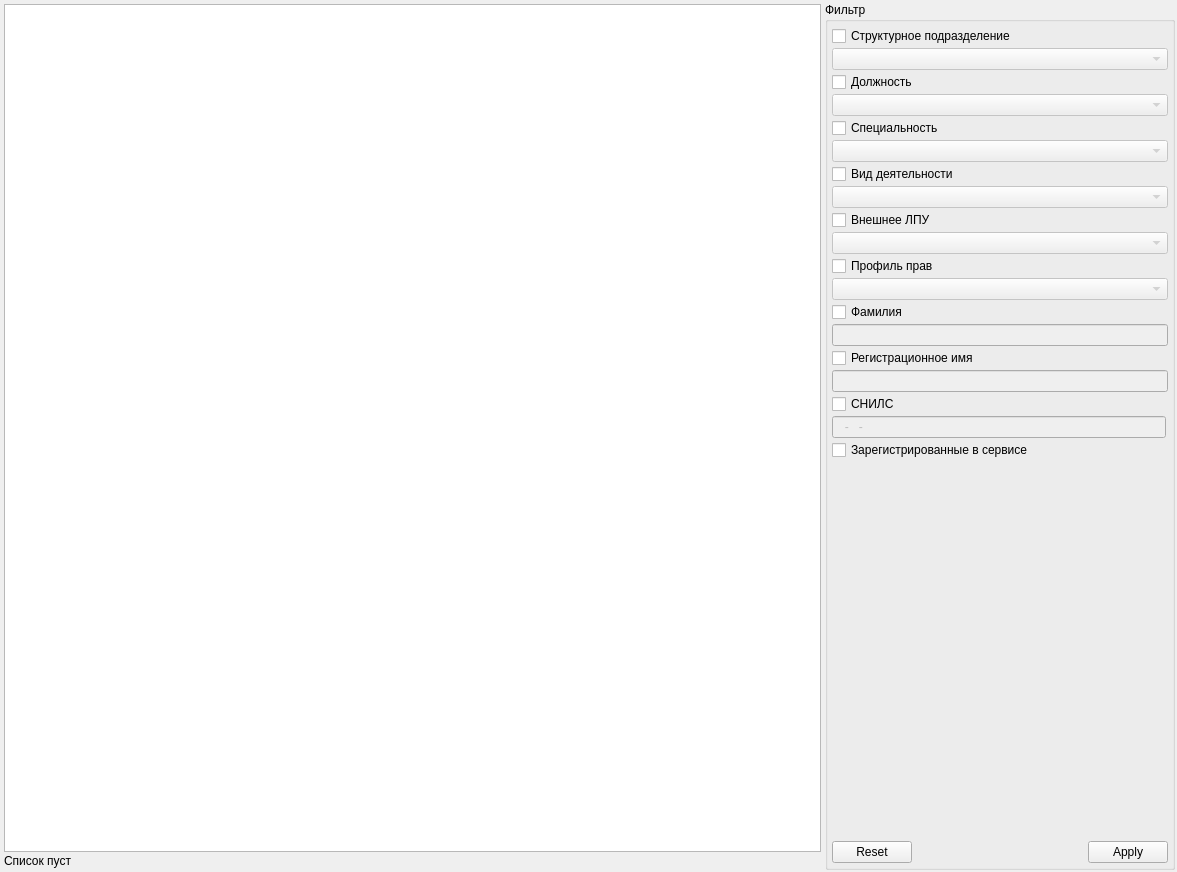
<?xml version="1.0" encoding="UTF-8"?>
<ui version="4.0">
 <class>DistantMonitoringPersonPage</class>
 <widget class="QWidget" name="DistantMonitoringPersonPage">
  <property name="geometry">
   <rect>
    <x>0</x>
    <y>0</y>
    <width>1177</width>
    <height>872</height>
   </rect>
  </property>
  <property name="windowTitle">
   <string>Регистрация врача</string>
  </property>
  <layout class="QHBoxLayout" name="horizontalLayout">
   <property name="spacing">
    <number>2</number>
   </property>
   <property name="margin">
    <number>2</number>
   </property>
   <item>
    <widget class="QWidget" name="grpTables" native="true">
     <layout class="QGridLayout" name="gridLayout_3">
      <property name="margin">
       <number>2</number>
      </property>
      <property name="spacing">
       <number>2</number>
      </property>
      <item row="1" column="0">
       <widget class="QLabel" name="lblRecordCount">
        <property name="text">
         <string>Список пуст</string>
        </property>
       </widget>
      </item>
      <item row="0" column="0" colspan="2">
       <widget class="CTableView" name="tblPersonList">
        <property name="selectionBehavior">
         <enum>QAbstractItemView::SelectRows</enum>
        </property>
       </widget>
      </item>
     </layout>
    </widget>
   </item>
   <item>
    <widget class="QGroupBox" name="grpFilter">
     <property name="sizePolicy">
      <sizepolicy hsizetype="Fixed" vsizetype="Preferred">
       <horstretch>0</horstretch>
       <verstretch>0</verstretch>
      </sizepolicy>
     </property>
     <property name="minimumSize">
      <size>
       <width>350</width>
       <height>0</height>
      </size>
     </property>
     <property name="maximumSize">
      <size>
       <width>350</width>
       <height>16777215</height>
      </size>
     </property>
     <property name="title">
      <string>Фильтр</string>
     </property>
     <property name="flat">
      <bool>false</bool>
     </property>
     <layout class="QGridLayout" name="gridLayout">
      <property name="margin">
       <number>4</number>
      </property>
      <property name="spacing">
       <number>2</number>
      </property>
      <item row="14" column="0">
       <widget class="QCheckBox" name="chkUserLogin">
        <property name="text">
         <string>Регистрационное имя</string>
        </property>
       </widget>
      </item>
      <item row="8" column="0">
       <widget class="QCheckBox" name="chkLPU">
        <property name="text">
         <string>Внешнее ЛПУ</string>
        </property>
       </widget>
      </item>
      <item row="10" column="0">
       <widget class="QCheckBox" name="chkUserProfile">
        <property name="text">
         <string>Профиль прав</string>
        </property>
       </widget>
      </item>
      <item row="6" column="0">
       <widget class="QCheckBox" name="chkActivity">
        <property name="text">
         <string>Вид деятельности</string>
        </property>
       </widget>
      </item>
      <item row="12" column="0">
       <widget class="QCheckBox" name="chkLastName">
        <property name="text">
         <string>Фамилия</string>
        </property>
       </widget>
      </item>
      <item row="19" column="0" colspan="2">
       <spacer name="verticalSpacer_8">
        <property name="orientation">
         <enum>Qt::Vertical</enum>
        </property>
        <property name="sizeHint" stdset="0">
         <size>
          <width>591</width>
          <height>316</height>
         </size>
        </property>
       </spacer>
      </item>
      <item row="20" column="0" colspan="2">
       <widget class="CApplyResetDialogButtonBox" name="buttonBoxFilter">
        <property name="orientation">
         <enum>Qt::Horizontal</enum>
        </property>
        <property name="standardButtons">
         <set>QDialogButtonBox::Apply|QDialogButtonBox::Reset</set>
        </property>
       </widget>
      </item>
      <item row="0" column="0">
       <widget class="QCheckBox" name="chkStrPodr">
        <property name="text">
         <string>Структурное подразделение</string>
        </property>
       </widget>
      </item>
      <item row="1" column="0" colspan="2">
       <widget class="COrgStructureComboBox" name="cmbStrPodr">
        <property name="enabled">
         <bool>false</bool>
        </property>
       </widget>
      </item>
      <item row="3" column="0" colspan="2">
       <widget class="CRBComboBox" name="cmbPost">
        <property name="enabled">
         <bool>false</bool>
        </property>
       </widget>
      </item>
      <item row="9" column="0" colspan="2">
       <widget class="QComboBox" name="cmbLPU">
        <property name="enabled">
         <bool>false</bool>
        </property>
       </widget>
      </item>
      <item row="13" column="0" colspan="2">
       <widget class="QLineEdit" name="edtLastName">
        <property name="enabled">
         <bool>false</bool>
        </property>
       </widget>
      </item>
      <item row="11" column="0" colspan="2">
       <widget class="CRBComboBox" name="cmbUserProfile">
        <property name="enabled">
         <bool>false</bool>
        </property>
       </widget>
      </item>
      <item row="7" column="0" colspan="2">
       <widget class="CRBComboBox" name="cmbActivity">
        <property name="enabled">
         <bool>false</bool>
        </property>
       </widget>
      </item>
      <item row="5" column="0" colspan="2">
       <widget class="CRBComboBox" name="cmbSpeciality">
        <property name="enabled">
         <bool>false</bool>
        </property>
       </widget>
      </item>
      <item row="15" column="0" colspan="2">
       <widget class="QLineEdit" name="edtUserLogin">
        <property name="enabled">
         <bool>false</bool>
        </property>
       </widget>
      </item>
      <item row="17" column="0">
       <widget class="QLineEdit" name="edtSNILS">
        <property name="enabled">
         <bool>false</bool>
        </property>
        <property name="inputMask">
         <string>999-999-999 99; </string>
        </property>
       </widget>
      </item>
      <item row="16" column="0" colspan="2">
       <widget class="QCheckBox" name="chkSNILS">
        <property name="text">
         <string>СНИЛС</string>
        </property>
       </widget>
      </item>
      <item row="2" column="0">
       <widget class="QCheckBox" name="chkPost">
        <property name="text">
         <string>Должность</string>
        </property>
       </widget>
      </item>
      <item row="4" column="0">
       <widget class="QCheckBox" name="chkSpeciality">
        <property name="text">
         <string>Специальность</string>
        </property>
       </widget>
      </item>
      <item row="18" column="0">
       <widget class="QCheckBox" name="chkIsRegistered">
        <property name="text">
         <string>Зарегистрированные в сервисе</string>
        </property>
       </widget>
      </item>
     </layout>
    </widget>
   </item>
  </layout>
 </widget>
 <customwidgets>
  <customwidget>
   <class>CTableView</class>
   <extends>QTableView</extends>
   <header>library/TableView.h</header>
  </customwidget>
  <customwidget>
   <class>CApplyResetDialogButtonBox</class>
   <extends>QDialogButtonBox</extends>
   <header>library/DialogButtonBox.h</header>
  </customwidget>
  <customwidget>
   <class>CRBComboBox</class>
   <extends>QComboBox</extends>
   <header>library/crbcombobox.h</header>
  </customwidget>
  <customwidget>
   <class>COrgStructureComboBox</class>
   <extends>QComboBox</extends>
   <header>Orgs/OrgStructComboBoxes.h</header>
  </customwidget>
 </customwidgets>
 <tabstops>
  <tabstop>tblPersonList</tabstop>
  <tabstop>buttonBoxFilter</tabstop>
 </tabstops>
 <resources/>
 <connections>
  <connection>
   <sender>chkStrPodr</sender>
   <signal>toggled(bool)</signal>
   <receiver>cmbStrPodr</receiver>
   <slot>setEnabled(bool)</slot>
   <hints>
    <hint type="sourcelabel">
     <x>448</x>
     <y>31</y>
    </hint>
    <hint type="destinationlabel">
     <x>554</x>
     <y>31</y>
    </hint>
   </hints>
  </connection>
  <connection>
   <sender>chkPost</sender>
   <signal>toggled(bool)</signal>
   <receiver>cmbPost</receiver>
   <slot>setEnabled(bool)</slot>
   <hints>
    <hint type="sourcelabel">
     <x>396</x>
     <y>55</y>
    </hint>
    <hint type="destinationlabel">
     <x>572</x>
     <y>53</y>
    </hint>
   </hints>
  </connection>
  <connection>
   <sender>chkSpeciality</sender>
   <signal>toggled(bool)</signal>
   <receiver>cmbSpeciality</receiver>
   <slot>setEnabled(bool)</slot>
   <hints>
    <hint type="sourcelabel">
     <x>398</x>
     <y>79</y>
    </hint>
    <hint type="destinationlabel">
     <x>552</x>
     <y>75</y>
    </hint>
   </hints>
  </connection>
  <connection>
   <sender>chkActivity</sender>
   <signal>toggled(bool)</signal>
   <receiver>cmbActivity</receiver>
   <slot>setEnabled(bool)</slot>
   <hints>
    <hint type="sourcelabel">
     <x>422</x>
     <y>97</y>
    </hint>
    <hint type="destinationlabel">
     <x>572</x>
     <y>97</y>
    </hint>
   </hints>
  </connection>
  <connection>
   <sender>chkLPU</sender>
   <signal>toggled(bool)</signal>
   <receiver>cmbLPU</receiver>
   <slot>setEnabled(bool)</slot>
   <hints>
    <hint type="sourcelabel">
     <x>398</x>
     <y>119</y>
    </hint>
    <hint type="destinationlabel">
     <x>600</x>
     <y>121</y>
    </hint>
   </hints>
  </connection>
  <connection>
   <sender>chkUserProfile</sender>
   <signal>toggled(bool)</signal>
   <receiver>cmbUserProfile</receiver>
   <slot>setEnabled(bool)</slot>
   <hints>
    <hint type="sourcelabel">
     <x>412</x>
     <y>139</y>
    </hint>
    <hint type="destinationlabel">
     <x>566</x>
     <y>143</y>
    </hint>
   </hints>
  </connection>
  <connection>
   <sender>chkLastName</sender>
   <signal>toggled(bool)</signal>
   <receiver>edtLastName</receiver>
   <slot>setEnabled(bool)</slot>
   <hints>
    <hint type="sourcelabel">
     <x>406</x>
     <y>163</y>
    </hint>
    <hint type="destinationlabel">
     <x>568</x>
     <y>165</y>
    </hint>
   </hints>
  </connection>
  <connection>
   <sender>chkUserLogin</sender>
   <signal>toggled(bool)</signal>
   <receiver>edtUserLogin</receiver>
   <slot>setEnabled(bool)</slot>
   <hints>
    <hint type="sourcelabel">
     <x>432</x>
     <y>183</y>
    </hint>
    <hint type="destinationlabel">
     <x>580</x>
     <y>187</y>
    </hint>
   </hints>
  </connection>
  <connection>
   <sender>chkSNILS</sender>
   <signal>toggled(bool)</signal>
   <receiver>edtSNILS</receiver>
   <slot>setEnabled(bool)</slot>
   <hints>
    <hint type="sourcelabel">
     <x>392</x>
     <y>205</y>
    </hint>
    <hint type="destinationlabel">
     <x>576</x>
     <y>209</y>
    </hint>
   </hints>
  </connection>
 </connections>
</ui>
